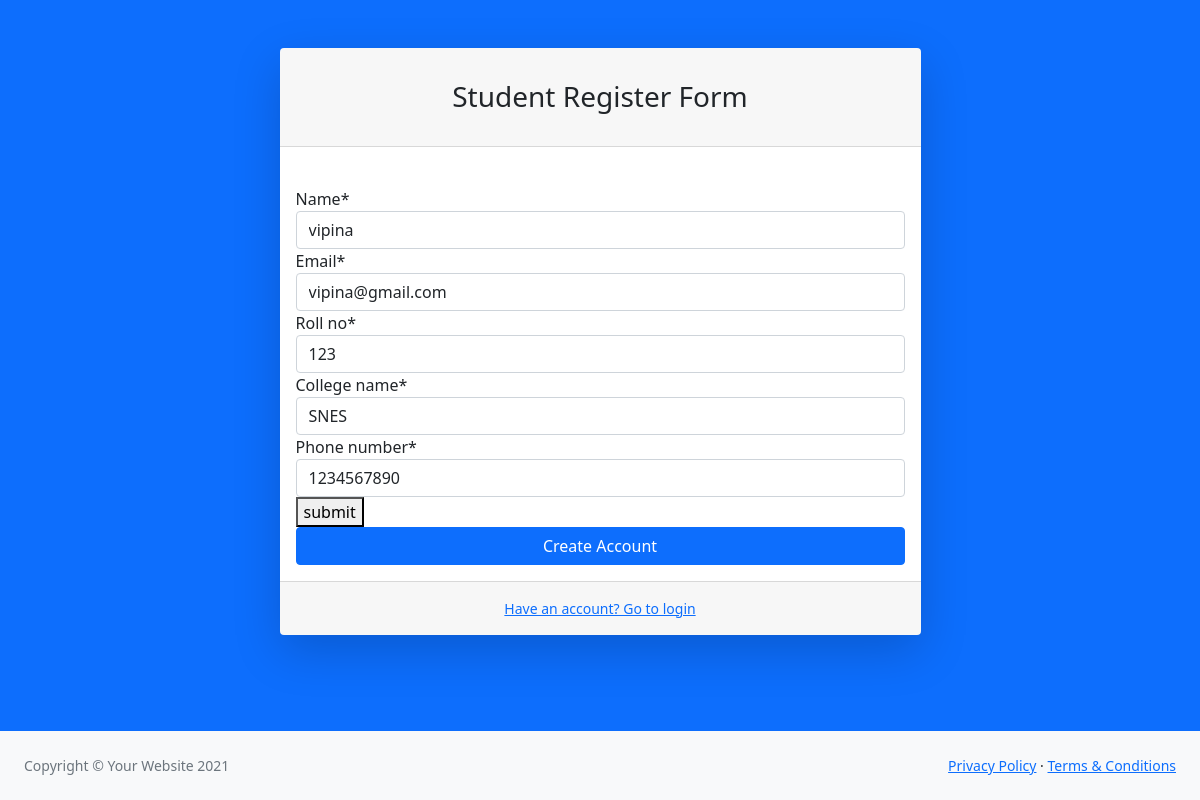
Screenshot of /update_view/1/ with the database file from the repository.
### classroom_app/models.py (models this page shows)
class Student(models.Model):
    user = models.ForeignKey(Login, on_delete=models.CASCADE, related_name='student')
    name = models.CharField(max_length=50)
    email = models.EmailField()
    roll_no = models.IntegerField()
    college_name = models.CharField(max_length=50)
    phone_number = models.CharField(max_length=50)

### classroom_app/views.py (the view)
# urls.py: path('update_view/<int:id>/',views.update_view,name='update_view'),
def update_view(request,id):
    obj = Student.objects.get(id=id)
    form =StudentRegister(request.POST or None,instance= obj)
    if form.is_valid():
        form.save()
        return redirect('student_reg_view')
    return render (request,'update.html',{'form':form})

### classroom_app/forms.py
class StudentRegister(forms.ModelForm):
    class Meta:
        model = Student
        fields = ('name', 'email', 'roll_no', 'college_name', 'phone_number')

### templates/update.html (shortened to what this page needs)
<!DOCTYPE html>
{% load static %}
{% load crispy_forms_tags %}
<html lang="en">
    <head>
        <link href="{% static 'panel/css/styles.css' %}" rel="stylesheet" />
    </head>
    <body class="bg-primary">
        <div id="layoutAuthentication">
            <div id="layoutAuthentication_content">
                <main>
                    <div class="container">
                        <div class="row justify-content-center">
                            <div class="col-lg-7">
                                <div class="card shadow-lg border-0 rounded-lg mt-5">
                                    <div class="card-header"><h3 class="text-center font-weight-light my-4">Student Register Form</h3></div>
                                    <div class="card-body">
                                        <form method="post">{% csrf_token %}
                                            {{form|crispy}}
                                            <button type="submit">submit</button>
                                        </form>
                                        <div class="d-grid"><a class="btn btn-primary btn-block" href="login.html">Create Account</a></div>
                                    </div>
                                    <div class="card-footer text-center py-3">
                                        <div class="small"><a href="{% url 'login' %}">Have an account? Go to login</a></div>
                                    </div>
                                </div>
                            </div>
                        </div>
                    </div>
                </main>
            </div>
            <div id="layoutAuthentication_footer">
                <footer class="py-4 bg-light mt-auto">
                    <div class="container-fluid px-4">
                        <div class="d-flex align-items-center justify-content-between small">
                            <div class="text-muted">Copyright &copy; Your Website 2021</div>
                            <div>
                                <a href="#">Privacy Policy</a>
                                &middot;
                                <a href="#">Terms &amp; Conditions</a>
                            </div>
                        </div>
                    </div>
                </footer>
            </div>
        </div>
    </body>
</html>

### rows the page displays
Student: name "vipina", email "vipina@gmail.com", roll_no "123", college_name "SNES", phone_number "1234567890"
